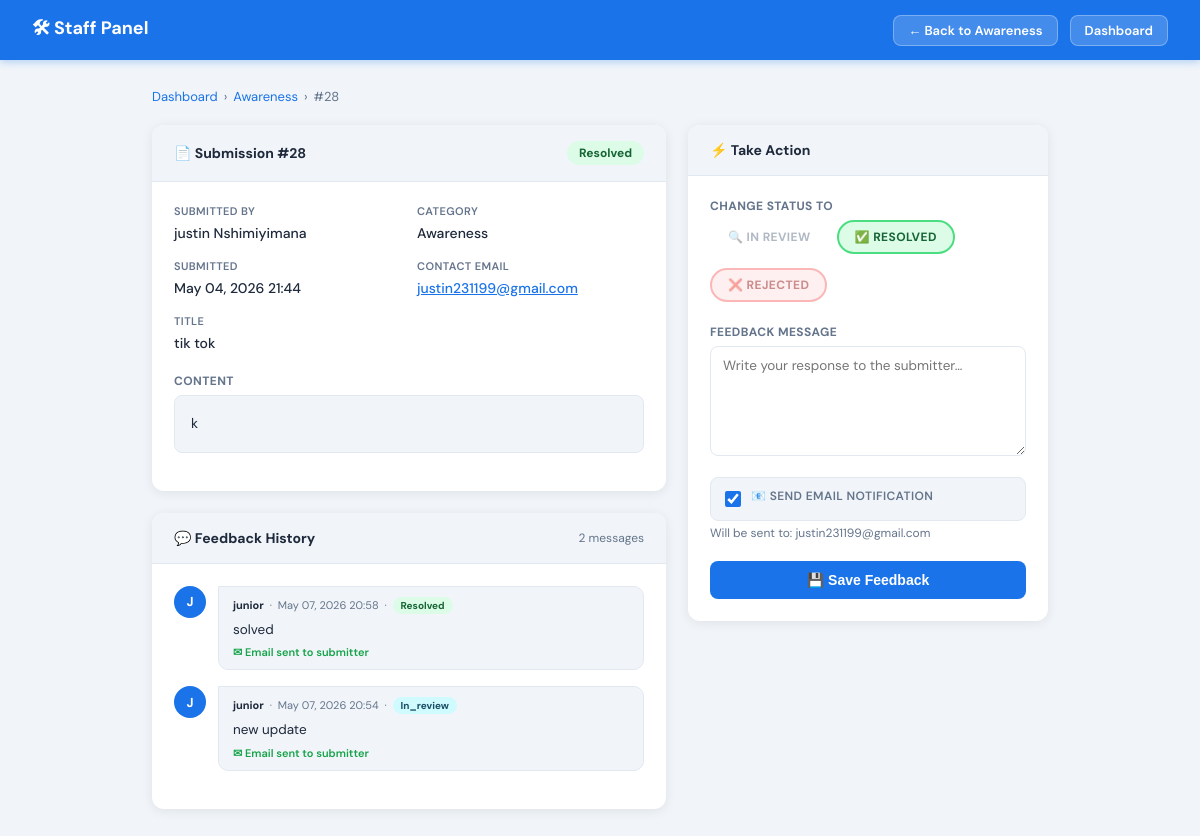
Page /staff/awareness/28/ (signed in) on the committed database.
### myapp/models.py (models this page shows, shortened)
class BasePost(models.Model):
    STATUS_CHOICES = [
        ('pending',   'Pending'),
        ('in_review', 'In Review'),
        ('resolved',  'Resolved'),
        ('rejected',  'Rejected'),
    ]
    user         = models.ForeignKey(User, on_delete=models.SET_NULL, null=True, blank=True)
    title        = models.CharField(max_length=255)
    content      = models.TextField()
    is_anonymous = models.BooleanField(default=False)
    status       = models.CharField(max_length=20, choices=STATUS_CHOICES, default='pending')
    created_at   = models.DateTimeField(auto_now_add=True)
    updated_at   = models.DateTimeField(auto_now=True)
    class Meta:
        abstract = True

class PostAwareness(BasePost):
    class Meta:
        verbose_name        = 'Awareness Post'
        verbose_name_plural = 'Awareness Posts'
        ordering            = ['-created_at']

class StaffFeedback(models.Model):
    staff      = models.ForeignKey(User, on_delete=models.SET_NULL, null=True, related_name='feedbacks_given')
    category   = models.CharField(max_length=50)   # matches CATEGORY_MAP slug
    post_id    = models.PositiveIntegerField()      # generic FK — works across all post models
    message    = models.TextField()
    new_status = models.CharField(max_length=20)
    email_sent = models.BooleanField(default=False)
    created_at = models.DateTimeField(auto_now_add=True)
    class Meta:
        verbose_name        = 'Staff Feedback'
        verbose_name_plural = 'Staff Feedback'
        ordering            = ['-created_at']

### myapp/views.py (the view, shortened to what this page needs)
# urls.py: path('staff/<slug:category_slug>/<int:pk>/', views.staff_post_detail, name='staff_post_detail'),
@login_required
def staff_post_detail(request, category_slug, pk):
    try:
        role = request.user.userprofile.role
        if role not in ('staff', 'admin'):
            return redirect('user_dashboard')
    except Exception as e:
        print(f"ROLE CHECK ERROR: {e}")
        return redirect('user_dashboard')
    if category_slug not in CATEGORY_MAP:
        print(f"SLUG ERROR: '{category_slug}' not in {list(CATEGORY_MAP.keys())}")
        messages.error(request, "Unknown category.")
        return redirect('staff_dashboard')
    Model, label = CATEGORY_MAP[category_slug]
    post = get_object_or_404(Model, pk=pk)
    previous_feedback = StaffFeedback.objects.filter(
        category=category_slug, post_id=pk
    ).select_related('staff').order_by('-created_at')
    if post.status == 'pending':
        post.status = 'in_review'
        post.save(update_fields=['status'])
    contact_email = _get_post_email(post, category_slug)
    return render(request, 'staff/post_detail.html', {
        'post':              post,
        'category_slug':     category_slug,
        'category_label':    label,
        'previous_feedback': previous_feedback,
        'contact_email':     contact_email,
        'status_choices': [
            ('in_review', 'In Review'),
            ('resolved',  'Resolved'),
            ('rejected',  'Rejected'),
        ],
    })

### myapp/views.py (called while the page is built)
def _get_post_email(post, category_slug):
    if hasattr(post, 'user') and post.user:
        return post.user.email
    if category_slug == 'reporting' and hasattr(post, 'email'):
        return post.email
    if hasattr(post, 'contact_email') and post.contact_email:
        return post.contact_email
    return None

### myapp/templates/staff/post_detail.html (shortened to what this page needs)
<!DOCTYPE html>
<html lang="en">
<head>
</head>
<body>
<nav class="navbar">
    <a href="{% url 'staff_dashboard' %}" class="navbar-brand">🛠 Staff Panel</a>
    <div class="navbar-right">
        <a href="{% url 'staff_category_list' category_slug %}" class="btn-nav">← Back to {{ category_label }}</a>
        <a href="{% url 'staff_dashboard' %}" class="btn-nav">Dashboard</a>
    </div>
</nav>
<div class="page">
    <div class="breadcrumb">
        <a href="{% url 'staff_dashboard' %}">Dashboard</a> ›
        <a href="{% url 'staff_category_list' category_slug %}">{{ category_label }}</a> ›
        <span>#{{ post.pk }}</span>
    </div>
    <div class="layout">
        <div>
            <div class="card">
                <div class="card-header">
                    <h2>📄 Submission #{{ post.pk }}</h2>
                    <span class="badge
                        {% if post.status == 'pending' %}badge-pending
                        {% elif post.status == 'in_review' %}badge-review
                        {% elif post.status == 'resolved' %}badge-resolved
                        {% else %}badge-rejected{% endif %}">
                        {{ post.status|capfirst }}
                    </span>
                </div>
                <div class="card-body">
                    <div class="detail-grid">
                        <div class="detail-field">
                            <label>Submitted By</label>
                            <span>
                                {% if post.user %}
                                    {{ post.user.get_full_name|default:post.user.username }}
                                {% elif category_slug == 'reporting' %}
                                    {{ post.first_name }} {{ post.last_name }}
                                {% else %}
                                    <span class="badge badge-anon">Anonymous</span>
                                {% endif %}
                            </span>
                        </div>
                        <div class="detail-field">
                            <label>Category</label>
                            <span>{{ category_label }}</span>
                        </div>
                        <div class="detail-field">
                            <label>Submitted</label>
                            <span>{{ post.created_at|date:"M d, Y H:i" }}</span>
                        </div>
                        <div class="detail-field">
                            <label>Contact Email</label>
                            <span>
                                {% if contact_email %}
                                    <a href="mailto:{{ contact_email }}" style="color:var(--blue);">{{ contact_email }}</a>
                                {% else %}
                                    <span style="color:var(--muted);">Not available</span>
                                {% endif %}
                            </span>
                        </div>
                        <div class="detail-field full">
                            <label>{% if category_slug == 'reporting' %}Report Name{% else %}Title{% endif %}</label>
                            <span>
                                {% if category_slug == 'reporting' %}
                                    {{ post.report_name }}
                                {% else %}
                                    {{ post.title }}
                                {% endif %}
                            </span>
                        </div>
                    </div>
                    <div class="form-group">
                        <label>{% if category_slug == 'reporting' %}Description{% else %}Content{% endif %}</label>
                        <div class="submission-content">{% if category_slug == 'reporting' %}{{ post.report_description }}{% else %}{{ post.content }}{% endif %}</div>
                    </div>
                </div>
            </div>
            <div class="card">
                <div class="card-header">
                    <h2>💬 Feedback History</h2>
                    <span style="font-size:12px; color:var(--muted);">{{ previous_feedback|length }} message{{ previous_feedback|length|pluralize }}</span>
                </div>
                <div class="card-body">
                    {% for fb in previous_feedback %}
                        <div class="thread-item">
                            <div class="thread-avatar">{{ fb.staff.username|first|upper }}</div>
                            <div class="thread-bubble">
                                <div class="thread-meta">
                                    <strong>{{ fb.staff.get_full_name|default:fb.staff.username }}</strong>
                                    &nbsp;·&nbsp; {{ fb.created_at|date:"M d, Y H:i" }}
                                    &nbsp;·&nbsp;
                                    <span class="badge
                                        {% if fb.new_status == 'resolved' %}badge-resolved
                                        {% elif fb.new_status == 'rejected' %}badge-rejected
                                        {% elif fb.new_status == 'in_review' %}badge-review
                                        {% else %}badge-pending{% endif %}" style="font-size:10px; padding:2px 8px;">
                                        {{ fb.new_status|capfirst }}
                                    </span>
                                </div>
                                <div class="thread-text">{{ fb.message }}</div>
                                {% if fb.email_sent %}
                                    <div class="thread-email">✉ Email sent to submitter</div>
                                {% endif %}
                            </div>
                        </div>
                    {% empty %}
                        <div class="empty-thread">No feedback given yet.</div>
                    {% endfor %}
                </div>
            </div>
        </div>
        <div>
            <div class="card">
                <div class="card-header">
                    <h2>⚡ Take Action</h2>
                </div>
                <div class="card-body">
                    <form method="post">
                        <div class="form-group">
                            <label>Change Status To</label>
                            <div class="status-options" id="statusOptions">
                                {% for val, display in status_choices %}
                                    <label class="status-opt s-{{ val|cut:'_' }} {% if post.status == val %}checked{% endif %}"
                                           id="opt-{{ val }}"
                                           onclick="selectStatus('{{ val }}')">
                                        {% if val == 'in_review' %}🔍{% elif val == 'resolved' %}✅{% elif val == 'rejected' %}❌{% endif %}
                                        {{ display }}
                                    </label>
                                {% endfor %}
                            </div>
                        </div>
                        <div class="form-group">
                            <label>Feedback Message</label>
                            <textarea name="feedback_message" class="form-control"
                                placeholder="Write your response to the submitter…" required></textarea>
                        </div>
                        <div class="form-group">
                            <div class="email-row">
                                <input type="checkbox" name="send_email" id="sendEmail"
                                       {% if contact_email %}checked{% endif %}
                                       {% if not contact_email %}disabled{% endif %}>
                                <label for="sendEmail" style="font-weight:600; cursor:pointer;">
                                    📧 Send email notification
                                </label>
                            </div>
                            {% if contact_email %}
                                <div class="email-addr">Will be sent to: {{ contact_email }}</div>
                            {% else %}
                                <div class="email-addr" style="color:var(--red);">No contact email available for this submission.</div>
                            {% endif %}
                        </div>
                        <button type="submit" class="btn-submit">💾 Save Feedback</button>
                    </form>
                </div>
            </div>
        </div>
    </div>
</div>
</body>
</html>

### rows in the picture
PostAwareness: pk "28", status "Resolved", user.get_full_name "justin Nshimiyimana", created_at "May 04, 2026 21:44", title "tik tok", content "k"
StaffFeedback: staff.username|first "J", staff.get_full_name "junior", created_at "May 07, 2026 20:58", new_status "Resolved", message "solved", email_sent "✉ Email sent to submitter"
StaffFeedback: staff.username|first "J", staff.get_full_name "junior", created_at "May 07, 2026 20:54", new_status "In_review", message "new update", email_sent "✉ Email sent to submitter"

### other values in the picture
{{ category_label }} "Awareness"
{{ contact_email }} "justin231199@gmail.com"
{{ previous_feedback|length }} "2"
{{ display }} "IN REVIEW" "RESOLVED" "REJECTED"
